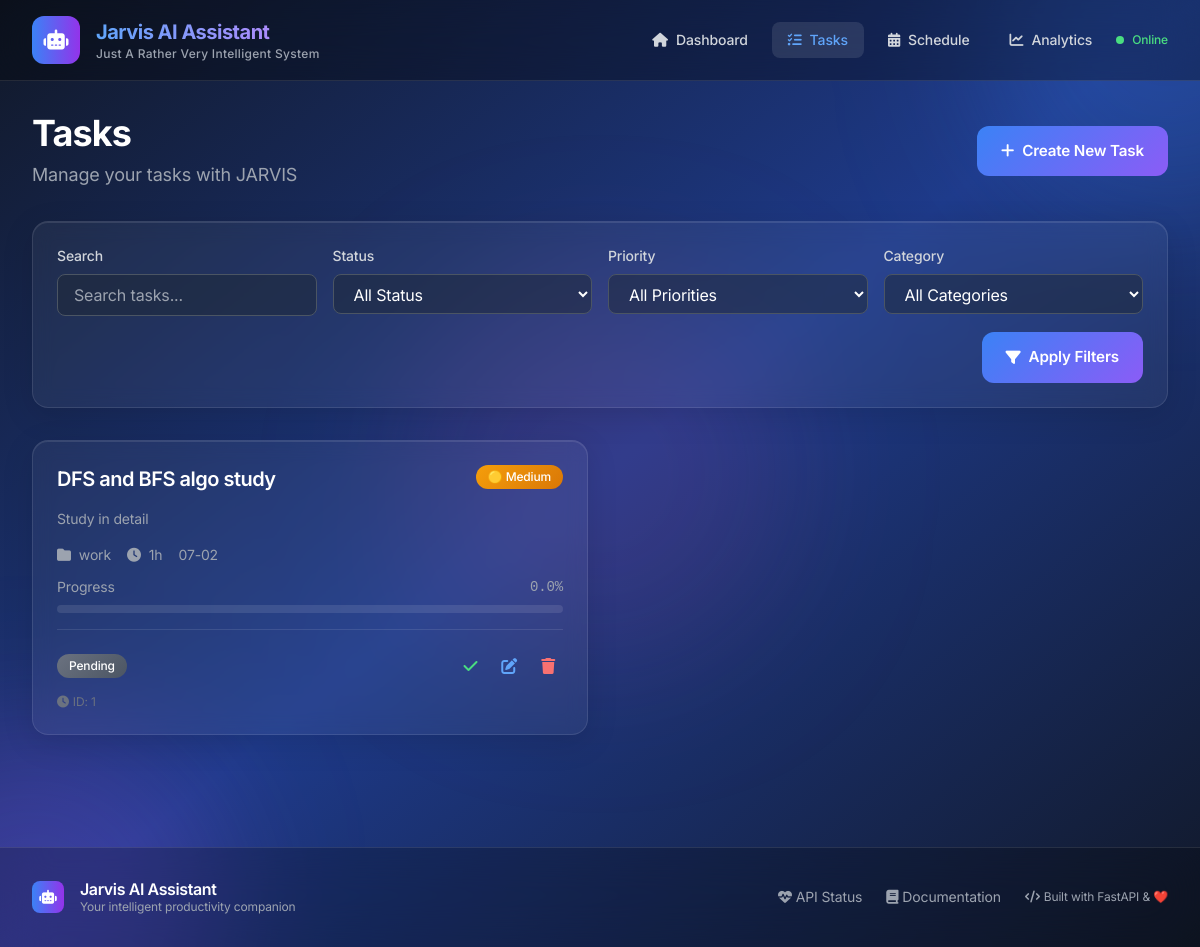
/tasks, run on an earlier commit of the app's database.
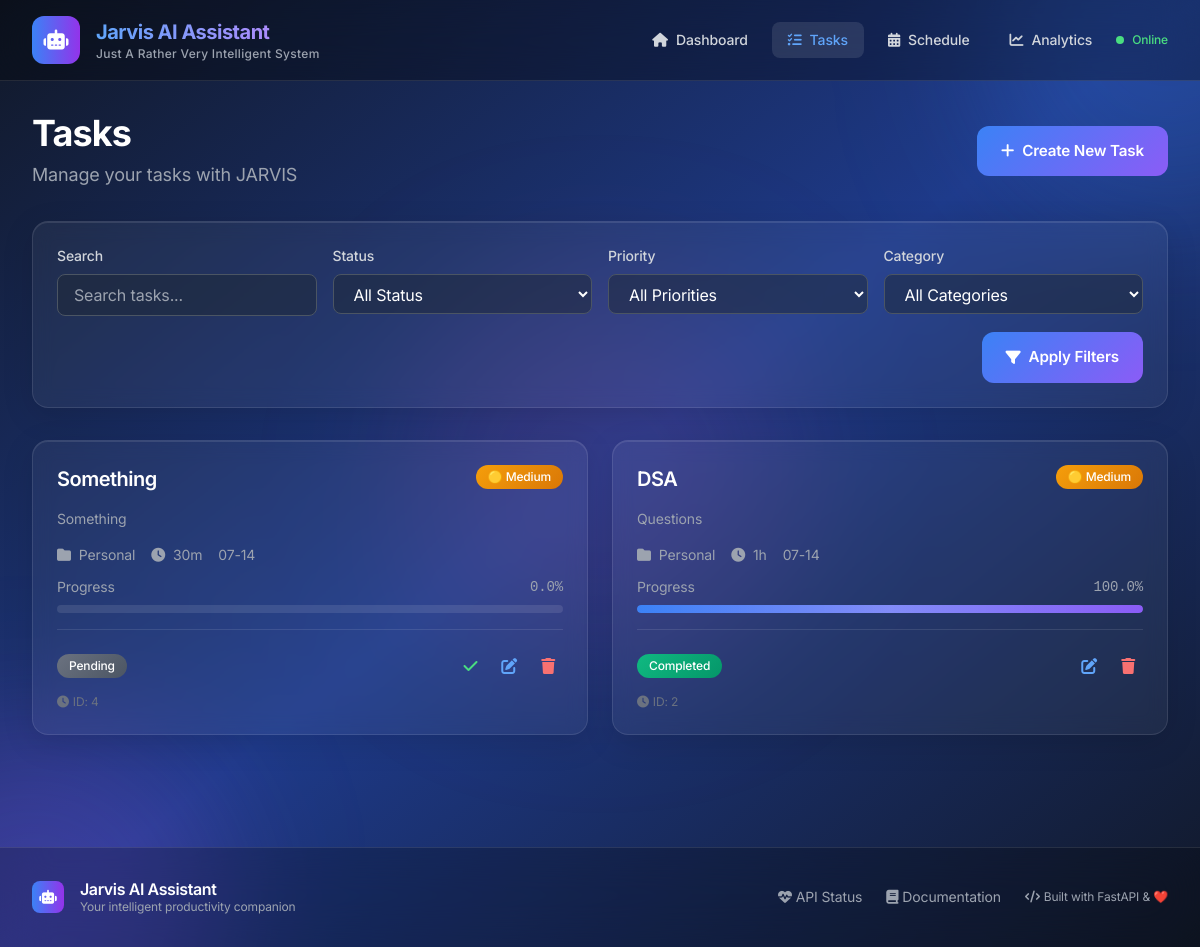
And on a later commit of the database.
### smart_scheduler/models/task.py (models this page shows, shortened)
class Task(Base):
    __tablename__ = "tasks"
    id = Column(Integer, primary_key=True, index=True)
    title = Column(String, nullable=False, index=True)
    description = Column(Text)
    status = Column(Enum(TaskStatus), default=TaskStatus.PENDING)
    priority = Column(Enum(TaskPriority), default=TaskPriority.MEDIUM)
    estimated_duration = Column(Integer)  # in minutes
    actual_duration = Column(Integer)     # in minutes
    created_at = Column(DateTime, default=datetime.utcnow)
    updated_at = Column(DateTime, default=datetime.utcnow, onupdate=datetime.utcnow)
    due_date = Column(DateTime)
    completed_at = Column(DateTime)
    category = Column(String, index=True)
    tags = Column(String)  # JSON string for now
    progress_percentage = Column(Float, default=0.0)
    scheduled_start_time = Column(DateTime, nullable=True)  # When task is scheduled to start
    scheduled_end_time = Column(DateTime, nullable=True)    # When task is scheduled to end
    project_id = Column(Integer, nullable=True)  # No foreign key yet to avoid errors
    recurrence = Column(Enum(TaskRecurrence), default=TaskRecurrence.NONE)
    recurrence_end_date = Column(Date, nullable=True)
    energy_level_required = Column(Integer, default=3)  # 1-5 scale
    focus_level_required = Column(Integer, default=3)   # 1-5 scale

### smart_scheduler/main.py (the view)
@app.get("/tasks", response_class=HTMLResponse)
def tasks_page(request: Request, db: Session = Depends(get_db)):
    task_service = TaskService(db)
    tasks = task_service.get_tasks()
    tasks_dicts = [task.to_dict() for task in tasks]
    return templates.TemplateResponse("tasks.html", {
        "request": request,
        "tasks": tasks_dicts,
        "page_title": "Tasks"
    })

### smart_scheduler/templates/tasks.html (shortened to what the changed rows need)
{% extends "base.html" %}
{% block content %}
<div class="space-y-8">
    <div class="flex flex-col sm:flex-row sm:justify-between sm:items-center gap-4">
        <div>
            <h1 class="text-4xl font-bold text-white mb-2 tracking-tight">Tasks</h1>
        </div>
    </div>
    <div class="grid grid-cols-1 lg:grid-cols-2 xl:grid-cols-3 gap-6" id="tasks-container">
        {% for task in tasks %}
        <div class="task-card glass p-6 hover:shadow-lg transition-all" data-task-id="{{ task.id }}">
            <div class="flex justify-between items-start mb-4">
                <h3 class="text-xl font-semibold text-white line-clamp-2 pr-2">{{ task.title }}</h3>
                <span class="priority-{{ task.priority }} px-3 py-1 rounded-full text-xs font-medium flex-shrink-0">
                    {% if task.priority == 'urgent' %}🚨{% elif task.priority == 'high' %}🔴{% elif task.priority == 'medium' %}🟡{% else %}🟢{% endif %}
                    {{ task.priority.title() }}
                </span>
            </div>
            {% if task.description %}
            <p class="text-gray-400 text-sm mb-4 line-clamp-3">{{ task.description }}</p>
            {% endif %}
            <div class="space-y-3 mb-4">
                <div class="flex flex-wrap gap-4 text-sm">
                    {% if task.category %}
                    <div class="flex items-center text-gray-400">
                        <i class="fas fa-folder mr-2"></i>{{ task.category }}
                    </div>
                    {% endif %}
                    {% if task.estimated_duration %}
                    <div class="flex items-center text-gray-400">
                        <i class="fas fa-clock mr-2"></i>{{ format_duration(task.estimated_duration) }}
                    </div>
                    {% endif %}
                    <div class="flex items-center text-gray-400">
                        {{ task.created_at[5:10] if task.created_at }}
                    </div>
                </div>
                <div>
                    <div class="flex justify-between text-sm text-gray-400 mb-2">
                        <span>Progress</span>
                        <span class="font-mono">{{ "%.1f"|format(task.progress_percentage) }}%</span>
                    </div>
                    <div class="progress-bar">
                        <div class="progress-fill" style="width: {{ task.progress_percentage }}%"></div>
                    </div>
                </div>
            </div>
            <div class="flex justify-between items-center pt-4 border-t border-white/10">
                <span class="status-{{ task.status }} px-3 py-1 rounded-full text-xs font-medium">
                    {{ task.status.replace('_', ' ').title() }}
                </span>
                <div class="flex space-x-2">
                    {% if task.status != 'completed' %}
                    <button onclick="completeTask({{ task.id }})"
                            class="text-green-400 hover:text-green-300 hover:bg-green-400/10 p-2 rounded-lg transition-all"
                            title="Mark Complete">
                        <i class="fas fa-check"></i>
                    </button>
                    {% endif %}
                    <button onclick='openTaskEditModal({{ task | tojson | safe }})'
class="text-blue-400 hover:text-blue-300 hover:bg-blue-400/10 p-2 rounded-lg transition-all"
title="Edit Task">
                        <i class="fas fa-edit"></i>
                    </button>
                    <button onclick='openTaskEditModal({{ task | tojson | safe }})'
class="text-red-400 hover:text-red-300 hover:bg-red-400/10 p-2 rounded-lg transition-all"
title="Delete Task">
                        <i class="fas fa-trash"></i>
                    </button>
                </div>
            </div>
            <div class="text-xs text-gray-500 mt-2">
                <i class="fas fa-clock mr-1"></i>ID: {{ task.id }}
            </div>
        </div>
        {% endfor %}
    </div>
</div>
{% endblock %}
{% block scripts %}
<link rel="stylesheet" href="https://cdn.jsdelivr.net/npm/flatpickr/dist/flatpickr.min.css">
{% endblock %}

What changed in the data, as far as the page shows it:
removed Task: title "DFS and BFS algo study", priority "Medium", description "Study in detail", category "work", estimated_duration "1h", created_at "07-02", progress_percentage "0.0", status.replace "Pending", id "1"
added Task: title "Something", priority "Medium", description "Something", category "Personal", estimated_duration "30m", created_at "07-14", progress_percentage "0.0", status.replace "Pending", id "4"
added Task: title "DSA", priority "Medium", description "Questions", category "Personal", estimated_duration "1h", created_at "07-14", progress_percentage "100.0", status.replace "Completed", id "2"
